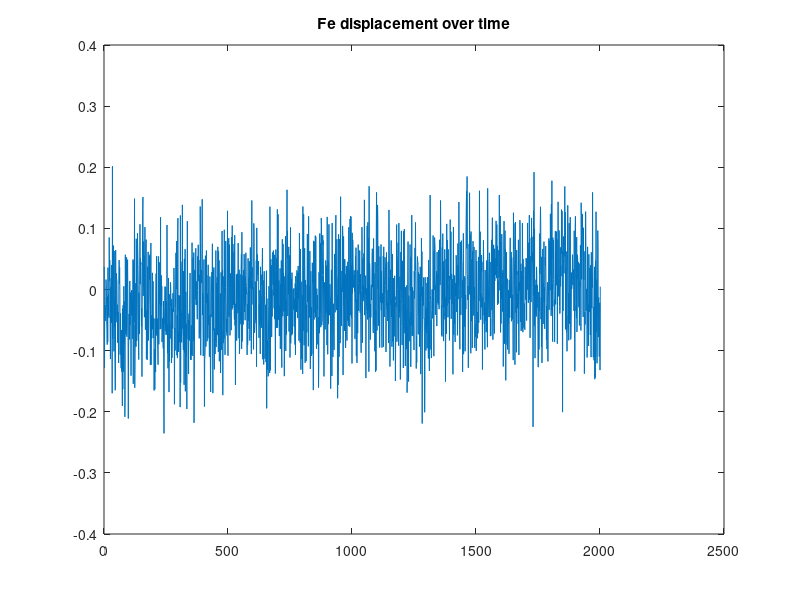
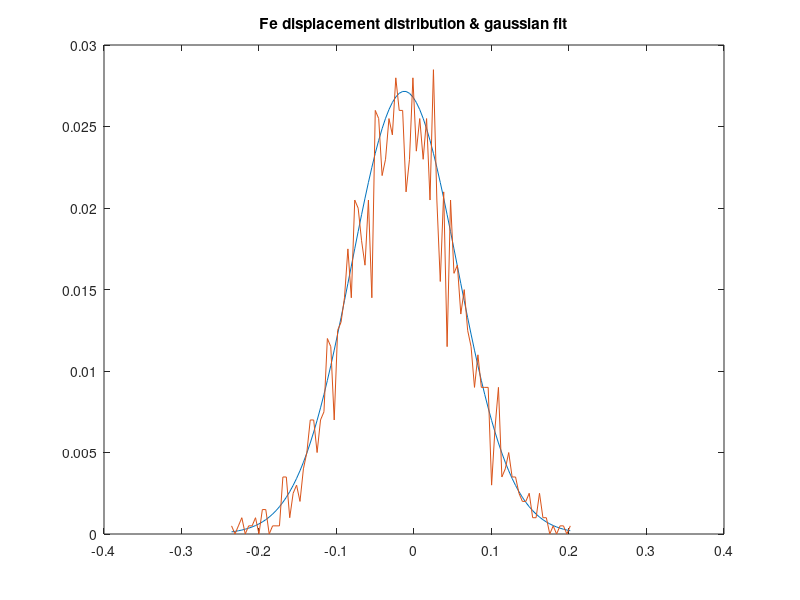
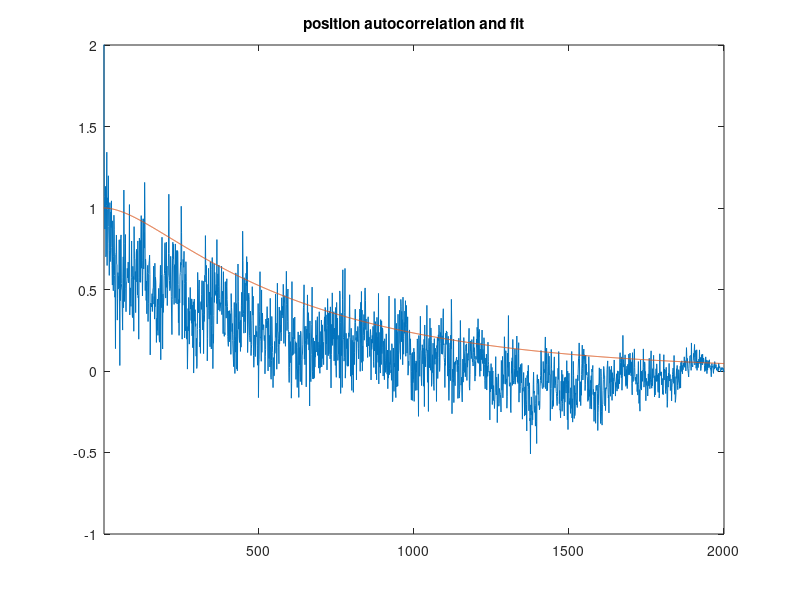
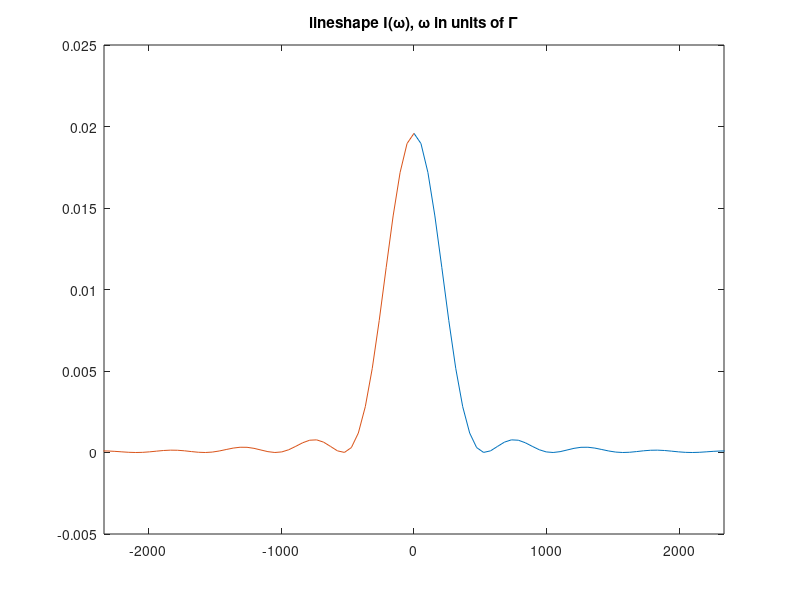

These charts were generated, in order, by the following MATLAB code:
clear
% change filename below as appropriate
rawdist=importdata('mb-ws.FEdist.dat');
figure, plot(rawdist), title('Fe displacement over time')
rawdistacorr=xcorr(rawdist);
poscorr=rawdistacorr(2001:4001);

%%%% uncomment the following to see frequency analysis of  position autocorrelation

% figure, plot(poscorr), title('position autocorrelation')
% y=poscorr;
% fbin=10000;
% Y = fft(y,fbin);
% Pyy = Y.* conj(Y) / fbin;
% f = 2*pi*(0:(fbin/2))/fbin;
% figure
% plot(f,Pyy(1:(fbin/2+1)))
% axis([0 0.120 0 5])
% title('Frequency content of position autocorrelation function')
% [C,I]=max(Pyy);, peakfreq=f(I)

units='angstroms,picoseconds'
gamma=3e-6
kray=7.3

timing=-2000:2000;
exphalfgammat=exp(-0.5*gamma*abs(timing));

distmax=max(rawdist)
distmin=min(rawdist)
scale=(min(rawdist):(max(rawdist)-min(rawdist))/99:max(rawdist));
histdist=hist(rawdist,100);
sig=std(rawdist)
a=mean(rawdist)
gauss=(9.3*exp(-1*(scale-a).^2/(2*sig^2))/sqrt(2*pi*sig^2));
figure, plot(scale,gauss/2001,scale,histdist/2001), title('Fe displacement distribution & gaussian fit')

kTinpNA=41.4
f=kTinpNA/sig^2
poscorr=rawdistacorr(2001:4001);
postime=timing(2001:4001);

% HARDCODED S,Q - use freq analysis as a starting point for S, fit by sight
% change as appropriate
S=0.0044;, Q=0.365;
B=S/Q;
for m=1:2001
  exp((m-1)*B/-2)*(cos((m-1)*Q*B)+(B/(2*Q*B))*sin((m-1)*Q*B));
  udamp(m)=ans;
  exp((m-1)*B/-2)*(cosh((m-1)*Q*B)+(B/(2*Q*B))*sinh((m-1)*Q*B));
  odamp(m)=ans;
  exp((m-1)*B/-2)*(1+B*(m-1)/2);
  nodamp(m)=ans;
end 
figure,plot(postime,poscorr,postime,odamp), axis([1 2000 -1 2]),title('position autocorrelation and fit')
w=sqrt(S^2+B^2/4)
D=kTinpNA*w*w/(f*B)
alpha=S^2/B

fbin=40000;
for t=1:4001
        exp(-1*gamma*abs(t-2001)/2 - kray*(D/alpha)*(1-exp(-1*alpha*abs(t-2001))));
        tofft(t)=ans;
end
I = 0.015*fft(tofft,fbin)/2;
Pfft = I.* conj(I) / fbin;
mossfreq = 2*pi*(0:(fbin/2))/fbin;
negPfft = flipud(Pfft);
negmossfreq=-1*flipud(mossfreq);
figure
plot(mossfreq/gamma,Pfft(1:(fbin/2+1)),negmossfreq/gamma,negPfft(1:(fbin/2+1)))
title ('lineshape I(\omega), \omega in units of \Gamma')
axis ([-0.007/gamma 0.007/gamma -0.005 0.025])
